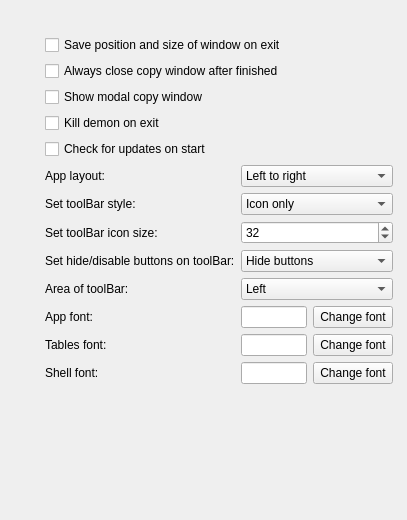
      <widget class="QWidget" name="pageSettingsGeneral">
       <widget class="QWidget" name="layoutWidget_4">
        <property name="geometry">
         <rect>
          <x>40</x>
          <y>30</y>
          <width>358</width>
          <height>481</height>
         </rect>
        </property>
        <layout class="QGridLayout" name="layoutGeneralSettings">
         <item row="1" column="1" colspan="4">
          <widget class="QCheckBox" name="checkWindowPosition">
           <property name="toolTip">
            <string>&lt;!DOCTYPE HTML PUBLIC &quot;-//W3C//DTD HTML 4.0//EN&quot; &quot;http://www.w3.org/TR/REC-html40/strict.dtd&quot;&gt;
&lt;html&gt;&lt;head&gt;&lt;meta name=&quot;qrichtext&quot; content=&quot;1&quot; /&gt;&lt;style type=&quot;text/css&quot;&gt;
p, li { white-space: pre-wrap; }
&lt;/style&gt;&lt;/head&gt;&lt;body style=&quot; font-family:'MS Shell Dlg 2'; font-size:8.25pt; font-weight:400; font-style:normal;&quot;&gt;
&lt;p style=&quot; margin-top:0px; margin-bottom:0px; margin-left:0px; margin-right:0px; -qt-block-indent:0; text-indent:0px;&quot;&gt;&lt;span style=&quot; font-size:8pt;&quot;&gt;Save position and size of QtADB window on exit.&lt;/span&gt;&lt;/p&gt;&lt;/body&gt;&lt;/html&gt;</string>
           </property>
           <property name="text">
            <string>Save position and size of window on exit</string>
           </property>
          </widget>
         </item>
         <item row="2" column="1" colspan="4">
          <widget class="QCheckBox" name="checkAlwaysCloseCopy">
           <property name="toolTip">
            <string>Autohide Copy dialog window after copying finishes.</string>
           </property>
           <property name="text">
            <string>Always close copy window after finished</string>
           </property>
          </widget>
         </item>
         <item row="3" column="1" colspan="4">
          <widget class="QCheckBox" name="checkBoxDialogKopiujShowModal">
           <property name="text">
            <string>Show modal copy window</string>
           </property>
          </widget>
         </item>
         <item row="12" column="1">
          <widget class="QLabel" name="labelFontApp">
           <property name="sizePolicy">
            <sizepolicy hsizetype="Preferred" vsizetype="Preferred">
             <horstretch>0</horstretch>
             <verstretch>0</verstretch>
            </sizepolicy>
           </property>
           <property name="text">
            <string>App font:</string>
           </property>
          </widget>
         </item>
         <item row="12" column="2" colspan="2">
          <widget class="QLineEdit" name="editFontApp">
           <property name="sizePolicy">
            <sizepolicy hsizetype="Preferred" vsizetype="Fixed">
             <horstretch>0</horstretch>
             <verstretch>0</verstretch>
            </sizepolicy>
           </property>
           <property name="readOnly">
            <bool>true</bool>
           </property>
          </widget>
         </item>
         <item row="12" column="4">
          <widget class="QPushButton" name="buttonFontApp">
           <property name="sizePolicy">
            <sizepolicy hsizetype="Preferred" vsizetype="Fixed">
             <horstretch>0</horstretch>
             <verstretch>0</verstretch>
            </sizepolicy>
           </property>
           <property name="text">
            <string>Change font</string>
           </property>
          </widget>
         </item>
         <item row="13" column="1">
          <widget class="QLabel" name="labelFontTables">
           <property name="sizePolicy">
            <sizepolicy hsizetype="Preferred" vsizetype="Preferred">
             <horstretch>0</horstretch>
             <verstretch>0</verstretch>
            </sizepolicy>
           </property>
           <property name="text">
            <string>Tables font:</string>
           </property>
          </widget>
         </item>
         <item row="13" column="2" colspan="2">
          <widget class="QLineEdit" name="editFontTables">
           <property name="sizePolicy">
            <sizepolicy hsizetype="Preferred" vsizetype="Fixed">
             <horstretch>0</horstretch>
             <verstretch>0</verstretch>
            </sizepolicy>
           </property>
           <property name="readOnly">
            <bool>true</bool>
           </property>
          </widget>
         </item>
         <item row="13" column="4">
          <widget class="QPushButton" name="buttonFontTables">
           <property name="sizePolicy">
            <sizepolicy hsizetype="Preferred" vsizetype="Fixed">
             <horstretch>0</horstretch>
             <verstretch>0</verstretch>
            </sizepolicy>
           </property>
           <property name="text">
            <string>Change font</string>
           </property>
          </widget>
         </item>
         <item row="14" column="1">
          <widget class="QLabel" name="labelFontShell">
           <property name="text">
            <string>Shell font:</string>
           </property>
          </widget>
         </item>
         <item row="14" column="2" colspan="2">
          <widget class="QLineEdit" name="editFontShell">
           <property name="sizePolicy">
            <sizepolicy hsizetype="Preferred" vsizetype="Fixed">
             <horstretch>0</horstretch>
             <verstretch>0</verstretch>
            </sizepolicy>
           </property>
           <property name="readOnly">
            <bool>true</bool>
           </property>
          </widget>
         </item>
         <item row="14" column="4">
          <widget class="QPushButton" name="buttonFontShell">
           <property name="sizePolicy">
            <sizepolicy hsizetype="Preferred" vsizetype="Fixed">
             <horstretch>0</horstretch>
             <verstretch>0</verstretch>
            </sizepolicy>
           </property>
           <property name="text">
            <string>Change font</string>
           </property>
          </widget>
         </item>
         <item row="12" column="0">
          <spacer name="horizontalSpacer_29">
           <property name="orientation">
            <enum>Qt::Horizontal</enum>
           </property>
           <property name="sizeType">
            <enum>QSizePolicy::Fixed</enum>
           </property>
           <property name="sizeHint" stdset="0">
            <size>
             <width>5</width>
             <height>20</height>
            </size>
           </property>
          </spacer>
         </item>
         <item row="12" column="5">
          <spacer name="horizontalSpacer_30">
           <property name="orientation">
            <enum>Qt::Horizontal</enum>
           </property>
           <property name="sizeType">
            <enum>QSizePolicy::Fixed</enum>
           </property>
           <property name="sizeHint" stdset="0">
            <size>
             <width>5</width>
             <height>20</height>
            </size>
           </property>
          </spacer>
         </item>
         <item row="0" column="1">
          <spacer name="verticalSpacer_29">
           <property name="orientation">
            <enum>Qt::Vertical</enum>
           </property>
           <property name="sizeType">
            <enum>QSizePolicy::Fixed</enum>
           </property>
           <property name="sizeHint" stdset="0">
            <size>
             <width>20</width>
             <height>5</height>
            </size>
           </property>
          </spacer>
         </item>
         <item row="5" column="1" colspan="4">
          <widget class="QCheckBox" name="checkBoxKillDemonOnExit">
           <property name="text">
            <string>Kill demon on exit</string>
           </property>
          </widget>
         </item>
         <item row="16" column="4">
          <spacer name="verticalSpacer_28">
           <property name="orientation">
            <enum>Qt::Vertical</enum>
           </property>
           <property name="sizeHint" stdset="0">
            <size>
             <width>20</width>
             <height>40</height>
            </size>
           </property>
          </spacer>
         </item>
         <item row="6" column="1" colspan="4">
          <widget class="QCheckBox" name="checkBoxUpdatesStart">
           <property name="text">
            <string>Check for updates on start</string>
           </property>
          </widget>
         </item>
         <item row="16" column="1">
          <spacer name="verticalSpacer_41">
           <property name="orientation">
            <enum>Qt::Vertical</enum>
           </property>
           <property name="sizeHint" stdset="0">
            <size>
             <width>20</width>
             <height>40</height>
            </size>
           </property>
          </spacer>
         </item>
         <item row="8" column="1">
          <widget class="QLabel" name="label_17">
           <property name="text">
            <string>Set toolBar style:</string>
           </property>
          </widget>
         </item>
         <item row="9" column="1">
          <widget class="QLabel" name="label_18">
           <property name="text">
            <string>Set toolBar icon size:</string>
           </property>
          </widget>
         </item>
         <item row="10" column="1">
          <widget class="QLabel" name="label_19">
           <property name="text">
            <string>Set hide/disable buttons on toolBar:</string>
           </property>
          </widget>
         </item>
         <item row="8" column="2" colspan="3">
          <widget class="QComboBox" name="comboToolBarStyle">
           <item>
            <property name="text">
             <string>Icon only</string>
            </property>
           </item>
           <item>
            <property name="text">
             <string>Text only</string>
            </property>
           </item>
           <item>
            <property name="text">
             <string>Text beside icon</string>
            </property>
           </item>
           <item>
            <property name="text">
             <string>Text under icon</string>
            </property>
           </item>
          </widget>
         </item>
         <item row="10" column="2" colspan="3">
          <widget class="QComboBox" name="comboToolBarHideButton">
           <item>
            <property name="text">
             <string>Hide buttons</string>
            </property>
           </item>
           <item>
            <property name="text">
             <string>Disable buttons</string>
            </property>
           </item>
          </widget>
         </item>
         <item row="9" column="2" colspan="3">
          <widget class="QSpinBox" name="spinToolBarIconSize">
           <property name="minimum">
            <number>20</number>
           </property>
           <property name="maximum">
            <number>50</number>
           </property>
           <property name="value">
            <number>32</number>
           </property>
          </widget>
         </item>
         <item row="11" column="2" colspan="3">
          <widget class="QComboBox" name="comboToolBarArea">
           <item>
            <property name="text">
             <string>Left</string>
            </property>
           </item>
           <item>
            <property name="text">
             <string>Right</string>
            </property>
           </item>
           <item>
            <property name="text">
             <string>Top</string>
            </property>
           </item>
           <item>
            <property name="text">
             <string>Bottom</string>
            </property>
           </item>
          </widget>
         </item>
         <item row="11" column="1">
          <widget class="QLabel" name="label_20">
           <property name="text">
            <string>Area of toolBar:</string>
           </property>
          </widget>
         </item>
         <item row="7" column="2" colspan="3">
          <widget class="QComboBox" name="comboLayout">
           <item>
            <property name="text">
             <string>Left to right</string>
            </property>
           </item>
           <item>
            <property name="text">
             <string>Right to left</string>
            </property>
           </item>
          </widget>
         </item>
         <item row="7" column="1">
          <widget class="QLabel" name="label_9">
           <property name="text">
            <string>App layout:</string>
           </property>
          </widget>
         </item>
        </layout>
       </widget>
      </widget>
